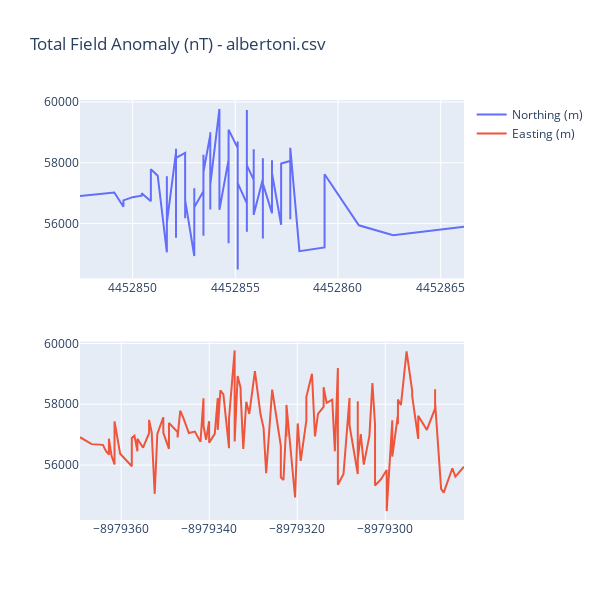
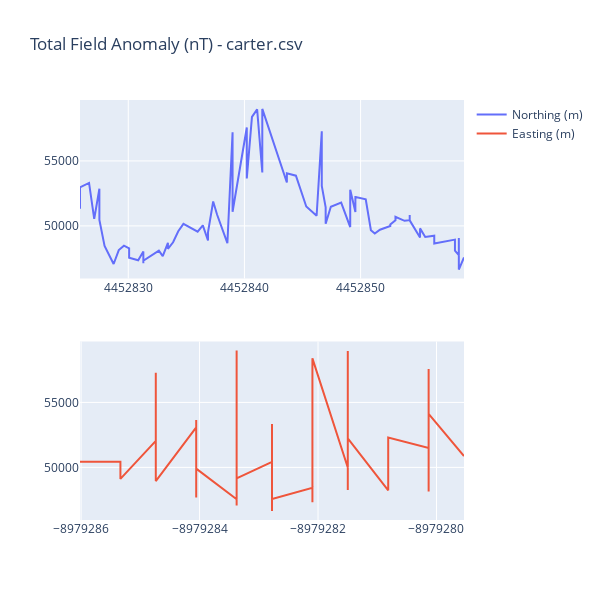
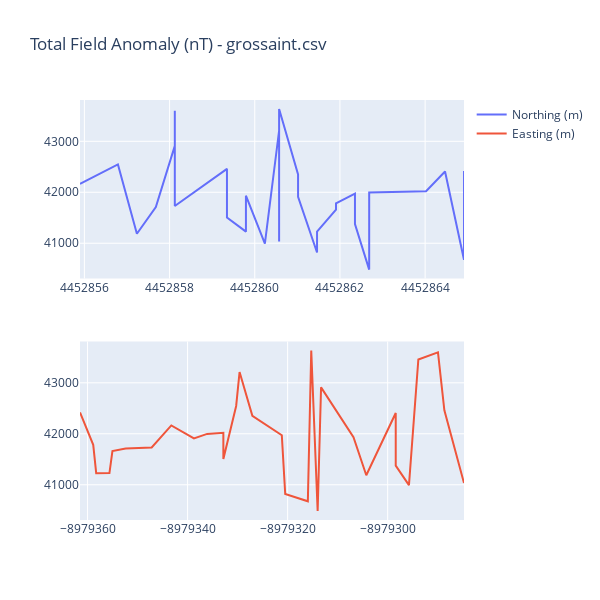
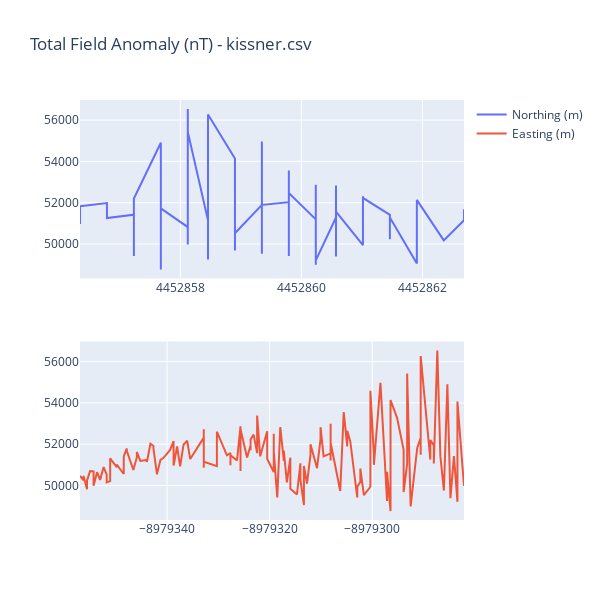

Notebook cell for these charts, in order:
### Code cell
import pandas as pd
import numpy as np
import plotly.express as px
from plotly.subplots import make_subplots
import plotly.graph_objects as go
import os, sys
pd.options.display.float_format = '{:.2f}'.format

directory = './data/'

for file in os.listdir(directory):
    df = pd.read_csv(directory + file)
    northing = df['Latitude (deg)']*111300
    easting = df['Longitude (deg)']*85300

    df.insert(loc=6,
              column='Northing (m)',
              value=northing)

    df.insert(loc=7,
              column='Easting (m)',
              value=easting)

    df2 = df.sort_values(by=['Northing (m)'], ascending=True)
    df3 = df.sort_values(by=['Easting (m)'], ascending=True)


    fig = make_subplots(rows=2, cols=1)

    fig.append_trace(go.Scatter(x = df2['Northing (m)'], y = df2[' Total Field (nT)'], name="Northing (m)")
                     , row=1, col=1)             
    fig.append_trace(go.Scatter(x = df3['Easting (m)'], y = df3[' Total Field (nT)'], name="Easting (m)")
                     , row=2, col=1)

    fig.update_layout(height=600, width=600, title_text='Total Field Anomaly (nT)'+ ' - ' + file, )
    fig.update_layout(xaxis=dict(tickformat ='d'), xaxis2=dict(tickformat ='d'), yaxis=dict(tickformat ='d'), yaxis2=dict(tickformat ='d'))
    fig.write_image("plot_"+file+".pdf")
    fig.show()
